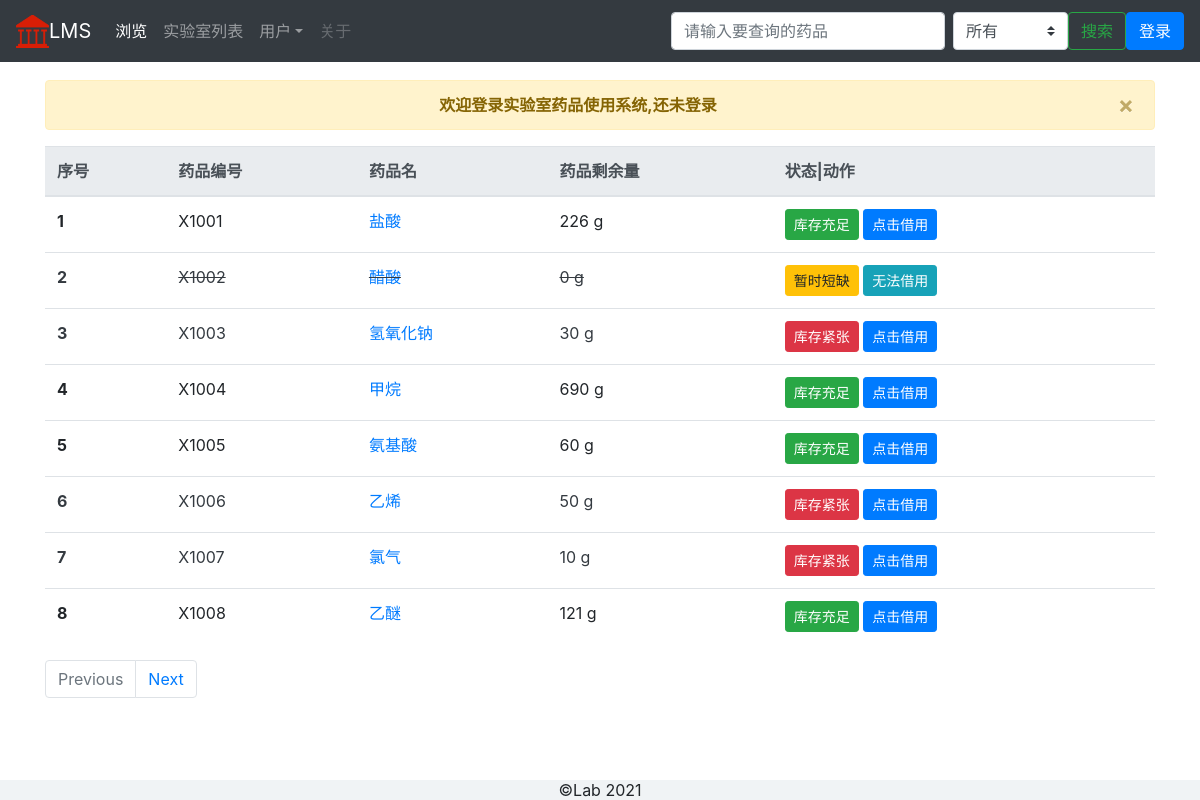
/index, run on the app's committed database.
### lms/models.py (models this page shows, shortened)
class Medicine(models.Model):
    class Meta:
        verbose_name = '药品列表'
        verbose_name_plural = verbose_name
        ordering = ('number',)
    number = models.CharField('药品编号', max_length=13, unique=True)
    name = models.CharField('药品名', max_length=200)
    detail = models.TextField('药品信息', max_length=2000, blank=True)
    nowtotal = models.IntegerField('药品剩余量', default=0)
    usedtotal = models.IntegerField('药品用量', default=0)
    riskfactor = models.IntegerField('风险因子', default=0)

### lms/views.py (the view)
# urls.py: path('index', views.index, name='lms_index'),
def index(request):
    if request.method == 'GET':
        MedicineList = Medicine.objects.all()
        LabList = Lab.objects.all()
        paginator = Paginator(MedicineList, 8)
        page = request.GET.get('page')
        medicineList = paginator.get_page(page)
        content = {
            'medicineList': medicineList,
            'LabList': LabList,
            'currentUser': request.user,
        }
        return render(request, 'lms/index.html', content)

### lms/templates/lms/index.html (shortened to what this page needs)
<!DOCTYPE html>
{% extends 'lms/base.html' %}
{% load static %}
{% block css %}
    {% static 'lms/css/index.css' %}
{% endblock %}
{% block indexHighlight %}
    active
{% endblock %}
{% block main_block %}
    <div class="alert alert-warning alert-dismissible fade show" role="alert">
        {% if successInfo %}
            <div class="text-center welcomeSlogan"><strong>{{ successInfo }}</strong></div>
        {% elif failedInfo %}
            <div class="text-center welcomeSlogan"><strong>{{ failedInfo }}</strong></div>
        {% elif user.is_authenticated %}
            <div class="text-center welcomeSlogan">
                <strong>欢迎登录实验室药品使用系统,下面是药品信息</strong>
            </div>
        {% else %}
            <div class="text-center welcomeSlogan"><strong>欢迎登录实验室药品使用系统,还未登录</strong></div>
        {% endif %}
        <button type="button" class="close" data-dismiss="alert" aria-label="Close">
            <span aria-hidden="true">&times;</span>
        </button>
    </div>
    <div id="table-responsive">
        <table class="table table-hover">
            <thead class="thead-light">
            <tr>
                <th scope="col">序号</th>
                <th scope="col">药品编号</th>
                <th scope="col">药品名</th>
                <th scope="col">药品剩余量</th>
                <th scope="col">状态|动作</th>
            </tr>
            </thead>
            <tbody class="no_underline">
            {% for medicine in medicineList %}
                {% if medicine.nowtotal == 0 %}
                    <tr class="table">
                        <th class="text-dark" scope="row">{{ forloop.counter }}</th>
                        <td class="text-dark" id="line_through">{{ medicine.number }}</td>
                        <td class="text-dark" id="line_through">
                            <a href="{% url 'lms:medicineDetail' medicine.id %}">{{ medicine.name }}</a>
                        </td>
                        <td class="text-dark" id="line_through">{{ medicine.nowtotal }} g</td>
                        <td>
                            <button type="button" class="btn btn-warning btn-sm">暂时短缺</button>
                            <button type="button" class="btn btn-info btn-sm">无法借用
                            </button>
                        </td>
                    </tr>
                {% elif medicine.nowtotal <= 50 %}
                    <tr class="table">
                        <th class="text-dark" scope="row">{{ forloop.counter }}</th>
                        <td class="text-dark">{{ medicine.number }}</td>
                        <td class="text-dark">
                            <a href="{% url 'lms:medicineDetail' medicine.id %}">{{ medicine.name }}</a>
                        </td>
                        <td class="text-dark">{{ medicine.nowtotal }} g</td>
                        <td>
                            <button type="button" class="btn btn-danger btn-sm">库存紧张</button>
                            <button type="button" class="btn btn-primary btn-sm" data-toggle="modal"
                                    data-target="#myModal{{ medicine.id }}" id="addStudent">点击借用
                            </button>
                        </td>
                    </tr>
                {% else %}
                    <tr class="table">
                        <th class="text" scope="row">{{ forloop.counter }}</th>
                        <td class="text">{{ medicine.number }}</td>
                        <td class="text">
                            <a href="{% url 'lms:medicineDetail' medicine.id %}">{{ medicine.name }}</a>
                        </td>
                        <td class="text">{{ medicine.nowtotal }} g</td>
                        <td>
                            <button type="button" class="btn btn-success btn-sm">库存充足
                            </button>
                            <button type="button" class="btn btn-primary btn-sm" data-toggle="modal"
                                    data-target="#myModal{{ medicine.id }}" id="addStudent">点击借用
                            </button>
                        </td>
                    </tr>
                {% endif %}
            {% endfor %}
            </tbody>
        </table>
    </div>
    <div id="pages">
        <nav>
            <ul class="pagination">
                {% if medicineList.has_previous %}
                    <li class="page-item">
                        <a class="page-link" href="?page={{ medicineList.previous_page_number }}">Previous</a>
                    </li>
                {% else %}
                    <li class="page-item disabled"><span class="page-link">Previous</span></li>
                {% endif %}
                {% if medicineList.has_next %}
                    <li class="page-item"><a class="page-link"
                                             href="?page={{ medicineList.next_page_number }}">Next</a></li>
                {% else %}
                    <li class="page-item disabled"><span class="page-link">Next</span></li>
                {% endif %}
            </ul>
        </nav>
    </div>
{% endblock %}

### lms/templates/lms/base.html (shortened to what this page needs)
{% load static %}
<!doctype html>
<html lang="en">
<head>
    <link rel="stylesheet" href="https://cdn.bootcss.com/bootstrap/4.0.0/css/bootstrap.min.css"
>
    <link rel="stylesheet" href="{% static 'lms/css/base.css' %}">
    <link rel="stylesheet" href="{% block css %}
    {% endblock css %}">
</head>
<body>
<nav class="navbar navbar-expand-md navbar-dark bg-dark fixed-top">
    <img src="{% static 'lms/icons/login.png' %}"
         width="33" height="33" class="d-inline-block align-top" alt="">
    <a class="navbar-brand" href="#">LMS</a>
    <div class="collapse navbar-collapse" id="navbarsExampleDefault">
        <ul class="navbar-nav mr-auto">
            <li class="nav-item  {% block indexHighlight %}{% endblock %}">
                <a class="nav-link" href="{% url 'lms:lms_index' %}">浏览 <span class="sr-only">(current)</span></a>
            </li>
            <li class="nav-item  {% block labHighlight %}{% endblock %}">
                <a class="nav-link" href="{% url 'lms:lab' %}">实验室列表<span class="sr-only">(current)</span></a>
            </li>
            <li class="nav-item dropdown">
                <a class="nav-link dropdown-toggle"  id="userInfo" data-toggle="dropdown"
                   aria-haspopup="true" aria-expanded="false">用户</a>
            </li>
            <li class="nav-item {% block aboutHighlight %}{% endblock %}">
                <a class="nav-link disabled" href="{% url 'lms:about' %}">关于</a>
            </li>
        </ul>
        <form class="form-inline my-2 my-lg-0" action="{% url 'lms:medicineSearch' %}" method="POST">
            <input name='keyword' class="form-control mr-sm-2" type="text" placeholder="请输入要查询的药品" aria-label="Search">
            <div class="form-row align-items-center">
                <div class="col-auto my-1">
                    <select name='searchType' class="custom-select mr-sm-2" id="inlineFormCustomSelect">
                        <option selected>所有</option>
                    </select>
                </div>
            </div>
            <button class="btn btn-outline-success my-2 my-sm-0" type="submit">搜索</button>
        </form>
        {% if user.is_authenticated %}
            <a href="{% url 'lms:logout' %}">
                <button class="btn btn-primary">登出</button>
            </a>
            </div>
        {% else %}
            <a href="{% url 'lms:login' %}">
                <button class="btn btn-primary">登录</button>
            </a>
            </div>
        {% endif %}
</nav>
<main role="main" class="container">
    {% block main_block %}{% endblock %}
</main>
<footer class="footer">
    <div class="text-center">
        &copy;Lab 2021
    </div>
</footer>
</body>
</html>

### lms/static/lms/css/base.css (style rules this page uses)
.welcomeSlogan { width: 80%; margin: auto; }
html { position: relative; min-height: 100%; }
body { padding-top: 5rem; margin-bottom: 10px; }
.footer { position: absolute; bottom: 0; width: 100%; height: 20px; line-height: 20px; background-color: rgba(70, 107, 125, 0.08); }

### lms/static/lms/css/index.css (style rules this page uses)
#line_through { text-decoration: line-through; }

### data on the page
Medicine: number "X1001", name "盐酸", nowtotal "226"
Medicine: number "X1002", name "醋酸", nowtotal "0"
Medicine: number "X1003", name "氢氧化钠", nowtotal "30"
Medicine: number "X1004", name "甲烷", nowtotal "690"
Medicine: number "X1005", name "氨基酸", nowtotal "60"
Medicine: number "X1006", name "乙烯", nowtotal "50"
Medicine: number "X1007", name "氯气", nowtotal "10"
Medicine: number "X1008", name "乙醚", nowtotal "121"
